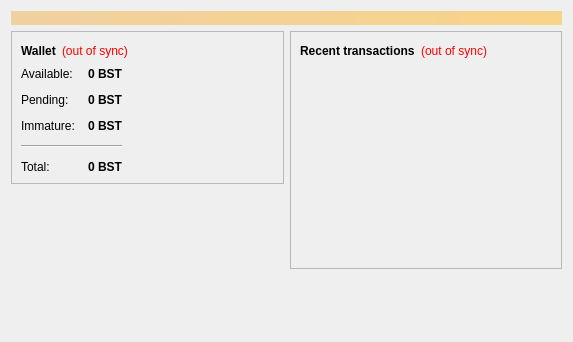
<?xml version="1.0" encoding="UTF-8"?>
<ui version="4.0">
 <class>OverviewPage</class>
 <widget class="QWidget" name="OverviewPage">
  <property name="geometry">
   <rect>
    <x>0</x>
    <y>0</y>
    <width>573</width>
    <height>342</height>
   </rect>
  </property>
  <property name="windowTitle">
   <string>Form</string>
  </property>
  <layout class="QVBoxLayout" name="topLayout">
   <item>
    <widget class="QLabel" name="labelAlerts">
     <property name="visible">
      <bool>false</bool>
     </property>
     <property name="styleSheet">
      <string notr="true">background-color: qlineargradient(x1: 0, y1: 0, x2: 1, y2: 0, stop:0 #F0D0A0, stop:1 #F8D488); color:#000000;</string>
     </property>
     <property name="wordWrap">
      <bool>true</bool>
     </property>
     <property name="margin">
      <number>3</number>
     </property>
    </widget>
   </item>
   <item>
    <layout class="QHBoxLayout" name="horizontalLayout" stretch="1,1">
     <item>
      <layout class="QVBoxLayout" name="verticalLayout_2">
       <item>
        <widget class="QFrame" name="frame">
         <property name="frameShape">
          <enum>QFrame::StyledPanel</enum>
         </property>
         <property name="frameShadow">
          <enum>QFrame::Raised</enum>
         </property>
         <layout class="QVBoxLayout" name="verticalLayout_4">
          <item>
           <layout class="QHBoxLayout" name="horizontalLayout_4">
            <item>
             <widget class="QLabel" name="label_5">
              <property name="font">
               <font>
                <weight>75</weight>
                <bold>true</bold>
               </font>
              </property>
              <property name="text">
               <string>Wallet</string>
              </property>
             </widget>
            </item>
            <item>
             <widget class="QLabel" name="labelWalletStatus">
              <property name="toolTip">
               <string>The displayed information may be out of date. Your wallet automatically synchronizes with the Bitcoin network after a connection is established, but this process has not completed yet.</string>
              </property>
              <property name="styleSheet">
               <string notr="true">QLabel { color: red; }</string>
              </property>
              <property name="text">
               <string notr="true">(out of sync)</string>
              </property>
              <property name="alignment">
               <set>Qt::AlignLeading|Qt::AlignLeft|Qt::AlignVCenter</set>
              </property>
             </widget>
            </item>
            <item>
             <spacer name="horizontalSpacer_2">
              <property name="orientation">
               <enum>Qt::Horizontal</enum>
              </property>
              <property name="sizeHint" stdset="0">
               <size>
                <width>40</width>
                <height>20</height>
               </size>
              </property>
             </spacer>
            </item>
           </layout>
          </item>
          <item>
          <layout class="QHBoxLayout" name="horizontalLayout_3">
           <item>
           <layout class="QFormLayout" name="formLayout_2">
            <property name="fieldGrowthPolicy">
             <enum>QFormLayout::AllNonFixedFieldsGrow</enum>
            </property>
            <property name="horizontalSpacing">
             <number>12</number>
            </property>
            <property name="verticalSpacing">
             <number>12</number>
            </property>
            <item row="0" column="0">
             <widget class="QLabel" name="label">
              <property name="text">
               <string>Available:</string>
              </property>
             </widget>
            </item>
            <item row="0" column="1">
             <widget class="QLabel" name="labelBalance">
              <property name="font">
               <font>
                <weight>75</weight>
                <bold>true</bold>
               </font>
              </property>
              <property name="cursor">
               <cursorShape>IBeamCursor</cursorShape>
              </property>
              <property name="toolTip">
               <string>Your current spendable balance</string>
              </property>
              <property name="text">
               <string notr="true">0 BST</string>
              </property>
              <property name="alignment">
               <set>Qt::AlignRight|Qt::AlignTrailing|Qt::AlignVCenter</set>
              </property>
              <property name="textInteractionFlags">
               <set>Qt::LinksAccessibleByMouse|Qt::TextSelectableByKeyboard|Qt::TextSelectableByMouse</set>
              </property>
             </widget>
            </item>
            <item row="1" column="0">
             <widget class="QLabel" name="label_3">
              <property name="text">
               <string>Pending:</string>
              </property>
             </widget>
            </item>
            <item row="1" column="1">
             <widget class="QLabel" name="labelUnconfirmed">
              <property name="font">
               <font>
                <weight>75</weight>
                <bold>true</bold>
               </font>
              </property>
              <property name="cursor">
               <cursorShape>IBeamCursor</cursorShape>
              </property>
              <property name="toolTip">
               <string>Total of transactions that have yet to be confirmed, and do not yet count toward the spendable balance</string>
              </property>
              <property name="text">
               <string notr="true">0 BST</string>
              </property>
              <property name="alignment">
               <set>Qt::AlignRight|Qt::AlignTrailing|Qt::AlignVCenter</set>
              </property>
              <property name="textInteractionFlags">
               <set>Qt::LinksAccessibleByMouse|Qt::TextSelectableByKeyboard|Qt::TextSelectableByMouse</set>
              </property>
             </widget>
            </item>
            <item row="2" column="0">
             <widget class="QLabel" name="labelImmatureText">
              <property name="text">
               <string>Immature:</string>
              </property>
             </widget>
            </item>
            <item row="2" column="1">
             <widget class="QLabel" name="labelImmature">
              <property name="font">
               <font>
                <weight>75</weight>
                <bold>true</bold>
               </font>
              </property>
              <property name="toolTip">
               <string>Mined balance that has not yet matured</string>
              </property>
              <property name="text">
               <string notr="true">0 BST</string>
              </property>
              <property name="alignment">
               <set>Qt::AlignRight|Qt::AlignTrailing|Qt::AlignVCenter</set>
              </property>
              <property name="textInteractionFlags">
               <set>Qt::LinksAccessibleByMouse|Qt::TextSelectableByKeyboard|Qt::TextSelectableByMouse</set>
              </property>
             </widget>
            </item>
            <item row="4" column="0">
             <widget class="QLabel" name="labelTotalText">
              <property name="text">
               <string>Total:</string>
              </property>
             </widget>
            </item>
            <item row="4" column="1">
             <widget class="QLabel" name="labelTotal">
              <property name="font">
               <font>
                <weight>75</weight>
                <bold>true</bold>
               </font>
              </property>
              <property name="cursor">
               <cursorShape>IBeamCursor</cursorShape>
              </property>
              <property name="toolTip">
               <string>Your current total balance</string>
              </property>
              <property name="text">
               <string notr="true">0 BST</string>
              </property>
              <property name="alignment">
               <set>Qt::AlignRight|Qt::AlignTrailing|Qt::AlignVCenter</set>
              </property>
              <property name="textInteractionFlags">
               <set>Qt::LinksAccessibleByMouse|Qt::TextSelectableByKeyboard|Qt::TextSelectableByMouse</set>
              </property>
             </widget>
            </item>
            <item row="3" column="0" colspan="2">
             <widget class="Line" name="line">
              <property name="orientation">
               <enum>Qt::Horizontal</enum>
              </property>
             </widget>
            </item>
           </layout>
          </item>
            <item>
             <spacer name="horizontalSpacer_3">
              <property name="orientation">
               <enum>Qt::Horizontal</enum>
              </property>
              <property name="sizeHint" stdset="0">
               <size>
                <width>40</width>
                <height>20</height>
               </size>
              </property>
             </spacer>
            </item>
           </layout>
          </item>
         </layout>
        </widget>
       </item>
       <item>
        <spacer name="verticalSpacer">
         <property name="orientation">
          <enum>Qt::Vertical</enum>
         </property>
         <property name="sizeHint" stdset="0">
          <size>
           <width>20</width>
           <height>40</height>
          </size>
         </property>
        </spacer>
       </item>
      </layout>
     </item>
     <item>
      <layout class="QVBoxLayout" name="verticalLayout_3">
       <item>
        <widget class="QFrame" name="frame_2">
         <property name="frameShape">
          <enum>QFrame::StyledPanel</enum>
         </property>
         <property name="frameShadow">
          <enum>QFrame::Raised</enum>
         </property>
         <layout class="QVBoxLayout" name="verticalLayout">
          <item>
           <layout class="QHBoxLayout" name="horizontalLayout_2">
            <item>
             <widget class="QLabel" name="label_4">
              <property name="text">
               <string>&lt;b&gt;Recent transactions&lt;/b&gt;</string>
              </property>
             </widget>
            </item>
            <item>
             <widget class="QLabel" name="labelTransactionsStatus">
              <property name="toolTip">
               <string>The displayed information may be out of date. Your wallet automatically synchronizes with the Bitcoin network after a connection is established, but this process has not completed yet.</string>
              </property>
              <property name="styleSheet">
               <string notr="true">QLabel { color: red; }</string>
              </property>
              <property name="text">
               <string notr="true">(out of sync)</string>
              </property>
              <property name="alignment">
               <set>Qt::AlignRight|Qt::AlignTrailing|Qt::AlignVCenter</set>
              </property>
             </widget>
            </item>
            <item>
             <spacer name="horizontalSpacer">
              <property name="orientation">
               <enum>Qt::Horizontal</enum>
              </property>
              <property name="sizeHint" stdset="0">
               <size>
                <width>40</width>
                <height>20</height>
               </size>
              </property>
             </spacer>
            </item>
           </layout>
          </item>
          <item>
           <widget class="QListView" name="listTransactions">
            <property name="styleSheet">
             <string notr="true">QListView { background: transparent; }</string>
            </property>
            <property name="frameShape">
             <enum>QFrame::NoFrame</enum>
            </property>
            <property name="verticalScrollBarPolicy">
             <enum>Qt::ScrollBarAlwaysOff</enum>
            </property>
            <property name="horizontalScrollBarPolicy">
             <enum>Qt::ScrollBarAlwaysOff</enum>
            </property>
            <property name="selectionMode">
             <enum>QAbstractItemView::NoSelection</enum>
            </property>
           </widget>
          </item>
         </layout>
        </widget>
       </item>
       <item>
        <spacer name="verticalSpacer_2">
         <property name="orientation">
          <enum>Qt::Vertical</enum>
         </property>
         <property name="sizeHint" stdset="0">
          <size>
           <width>20</width>
           <height>40</height>
          </size>
         </property>
        </spacer>
       </item>
      </layout>
     </item>
    </layout>
   </item>
  </layout>
 </widget>
 <resources/>
 <connections/>
</ui>
